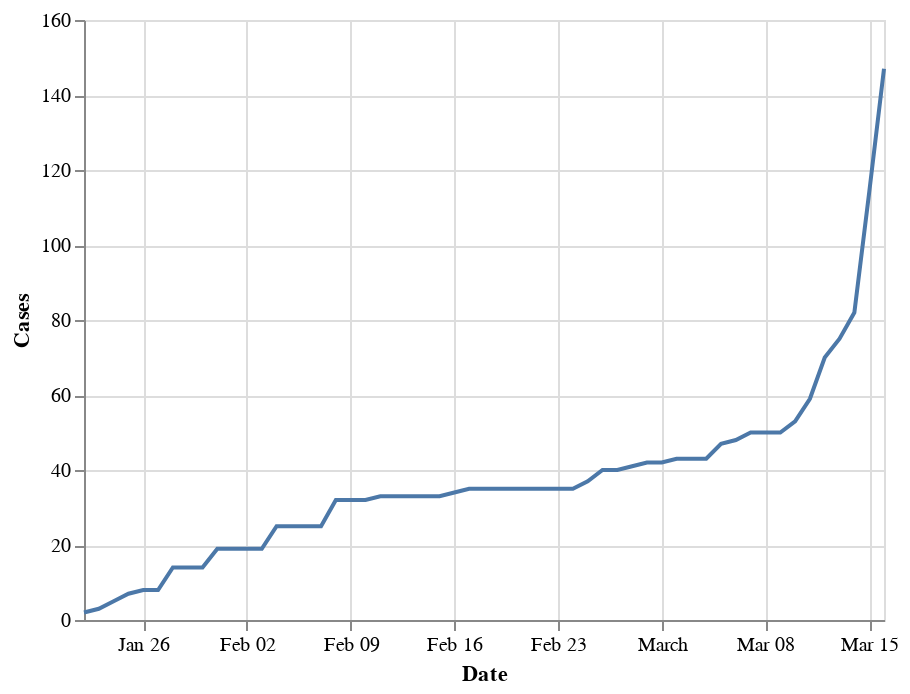

Notebook code for this chart:
### Code cell
alt.Chart(thailand_cases).mark_line().encode(x='Date', y='Cases')

### Figure 1 — Vega-Lite specification as saved in the notebook (floating-point values rounded to 4 significant figures)
{"$schema": "https://vega.github.io/schema/vega-lite/v3.4.0.json", "config": {"mark": {"tooltip": null}, "view": {"height": 300, "width": 400}}, "data": {"name": "data-d1beaa89ccf44908ee1ad56420f0ff3c"}, "datasets": {"data-d1beaa89ccf44908ee1ad56420f0ff3c": [{"Cases": 2, "Country": "Thailand", "Date": "2020-01-22T00:00:00"}, {"Cases": 3, "Country": "Thailand", "Date": "2020-01-23T00:00:00"}, {"Cases": 5, "Country": "Thailand", "Date": "2020-01-24T00:00:00"}, {"Cases": 7, "Country": "Thailand", "Date": "2020-01-25T00:00:00"}, {"Cases": 8, "Country": "Thailand", "Date": "2020-01-26T00:00:00"}, {"Cases": 8, "Country": "Thailand", "Date": "2020-01-27T00:00:00"}, {"Cases": 14, "Country": "Thailand", "Date": "2020-01-28T00:00:00"}, {"Cases": 14, "Country": "Thailand", "Date": "2020-01-29T00:00:00"}, {"Cases": 14, "Country": "Thailand", "Date": "2020-01-30T00:00:00"}, {"Cases": 19, "Country": "Thailand", "Date": "2020-01-31T00:00:00"}, {"Cases": 19, "Country": "Thailand", "Date": "2020-02-01T00:00:00"}, {"Cases": 19, "Country": "Thailand", "Date": "2020-02-02T00:00:00"}, {"Cases": 19, "Country": "Thailand", "Date": "2020-02-03T00:00:00"}, {"Cases": 25, "Country": "Thailand", "Date": "2020-02-04T00:00:00"}, {"Cases": 25, "Country": "Thailand", "Date": "2020-02-05T00:00:00"}, {"Cases": 25, "Country": "Thailand", "Date": "2020-02-06T00:00:00"}, {"Cases": 25, "Country": "Thailand", "Date": "2020-02-07T00:00:00"}, {"Cases": 32, "Country": "Thailand", "Date": "2020-02-08T00:00:00"}, {"Cases": 32, "Country": "Thailand", "Date": "2020-02-09T00:00:00"}, {"Cases": 32, "Country": "Thailand", "Date": "2020-02-10T00:00:00"}, {"Cases": 33, "Country": "Thailand", "Date": "2020-02-11T00:00:00"}, {"Cases": 33, "Country": "Thailand", "Date": "2020-02-12T00:00:00"}, {"Cases": 33, "Country": "Thailand", "Date": "2020-02-13T00:00:00"}, {"Cases": 33, "Country": "Thailand", "Date": "2020-02-14T00:00:00"}, {"Cases": 33, "Country": "Thailand", "Date": "2020-02-15T00:00:00"}, {"Cases": 34, "Country": "Thailand", "Date": "2020-02-16T00:00:00"}, {"Cases": 35, "Country": "Thailand", "Date": "2020-02-17T00:00:00"}, {"Cases": 35, "Country": "Thailand", "Date": "2020-02-18T00:00:00"}, {"Cases": 35, "Country": "Thailand", "Date": "2020-02-19T00:00:00"}, {"Cases": 35, "Country": "Thailand", "Date": "2020-02-20T00:00:00"}, {"Cases": 35, "Country": "Thailand", "Date": "2020-02-21T00:00:00"}, {"Cases": 35, "Country": "Thailand", "Date": "2020-02-22T00:00:00"}, {"Cases": 35, "Country": "Thailand", "Date": "2020-02-23T00:00:00"}, {"Cases": 35, "Country": "Thailand", "Date": "2020-02-24T00:00:00"}, {"Cases": 37, "Country": "Thailand", "Date": "2020-02-25T00:00:00"}, {"Cases": 40, "Country": "Thailand", "Date": "2020-02-26T00:00:00"}, {"Cases": 40, "Country": "Thailand", "Date": "2020-02-27T00:00:00"}, {"Cases": 41, "Country": "Thailand", "Date": "2020-02-28T00:00:00"}, {"Cases": 42, "Country": "Thailand", "Date": "2020-02-29T00:00:00"}, {"Cases": 42, "Country": "Thailand", "Date": "2020-03-01T00:00:00"}, {"Cases": 43, "Country": "Thailand", "Date": "2020-03-02T00:00:00"}, {"Cases": 43, "Country": "Thailand", "Date": "2020-03-03T00:00:00"}, {"Cases": 43, "Country": "Thailand", "Date": "2020-03-04T00:00:00"}, {"Cases": 47, "Country": "Thailand", "Date": "2020-03-05T00:00:00"}, {"Cases": 48, "Country": "Thailand", "Date": "2020-03-06T00:00:00"}, {"Cases": 50, "Country": "Thailand", "Date": "2020-03-07T00:00:00"}, {"Cases": 50, "Country": "Thailand", "Date": "2020-03-08T00:00:00"}, {"Cases": 50, "Country": "Thailand", "Date": "2020-03-09T00:00:00"}, {"Cases": 53, "Country": "Thailand", "Date": "2020-03-10T00:00:00"}, {"Cases": 59, "Country": "Thailand", "Date": "2020-03-11T00:00:00"}, {"Cases": 70, "Country": "Thailand", "Date": "2020-03-12T00:00:00"}, {"Cases": 75, "Country": "Thailand", "Date": "2020-03-13T00:00:00"}, {"Cases": 82, "Country": "Thailand", "Date": "2020-03-14T00:00:00"}, {"Cases": 114, "Country": "Thailand", "Date": "2020-03-15T00:00:00"}, {"Cases": 147, "Country": "Thailand", "Date": "2020-03-16T00:00:00"}]}, "encoding": {"x": {"field": "Date", "type": "temporal"}, "y": {"field": "Cases", "type": "quantitative"}}, "mark": "line"}
